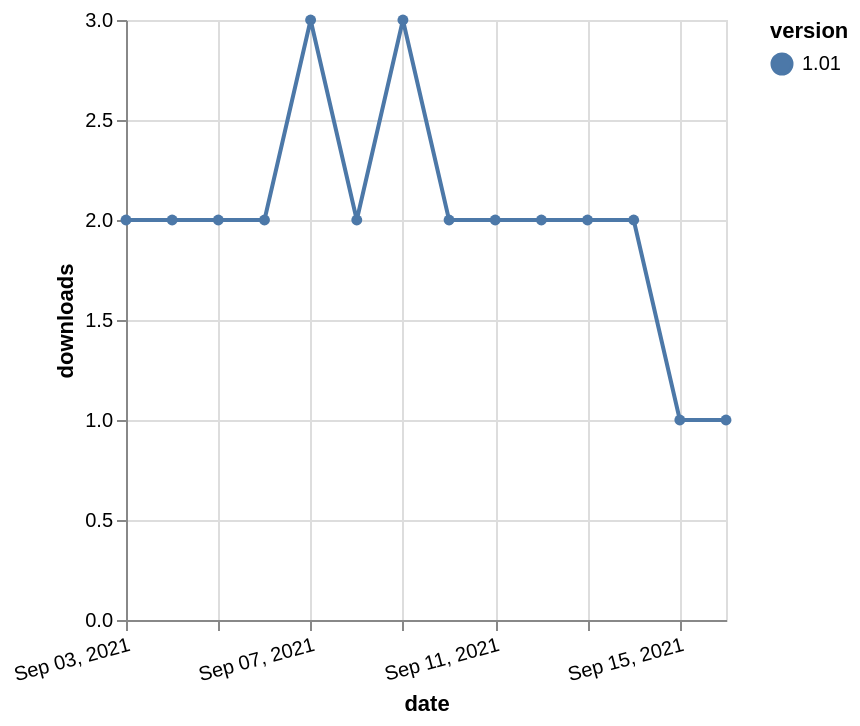

Express this chart as Vega-Lite.
### Vega-Lite specification from a JSON file in a GitHub repository (floating-point values rounded to 4 significant figures)
{"$schema": "https://vega.github.io/schema/vega-lite/v5.json", "description": "A simple bar chart with embedded data.", "data": {"values": [{"date": "2021-09-03", "total": 1803, "delta": 2, "version": "1.01"}, {"date": "2021-09-04", "total": 1805, "delta": 2, "version": "1.01"}, {"date": "2021-09-05", "total": 1807, "delta": 2, "version": "1.01"}, {"date": "2021-09-06", "total": 1809, "delta": 2, "version": "1.01"}, {"date": "2021-09-07", "total": 1812, "delta": 3, "version": "1.01"}, {"date": "2021-09-08", "total": 1814, "delta": 2, "version": "1.01"}, {"date": "2021-09-09", "total": 1817, "delta": 3, "version": "1.01"}, {"date": "2021-09-10", "total": 1819, "delta": 2, "version": "1.01"}, {"date": "2021-09-11", "total": 1821, "delta": 2, "version": "1.01"}, {"date": "2021-09-12", "total": 1823, "delta": 2, "version": "1.01"}, {"date": "2021-09-13", "total": 1825, "delta": 2, "version": "1.01"}, {"date": "2021-09-14", "total": 1827, "delta": 2, "version": "1.01"}, {"date": "2021-09-15", "total": 1828, "delta": 1, "version": "1.01"}, {"date": "2021-09-16", "total": 1829, "delta": 1, "version": "1.01"}]}, "width": "container", "mark": {"type": "line", "point": {"filled": true}}, "encoding": {"x": {"field": "date", "type": "temporal", "timeUnit": "yearmonthdate", "title": "date", "axis": {"labelAngle": -15}}, "y": {"field": "delta", "type": "quantitative", "title": "downloads"}, "color": {"field": "version", "type": "nominal"}, "tooltip": {"field": "delta"}}}
